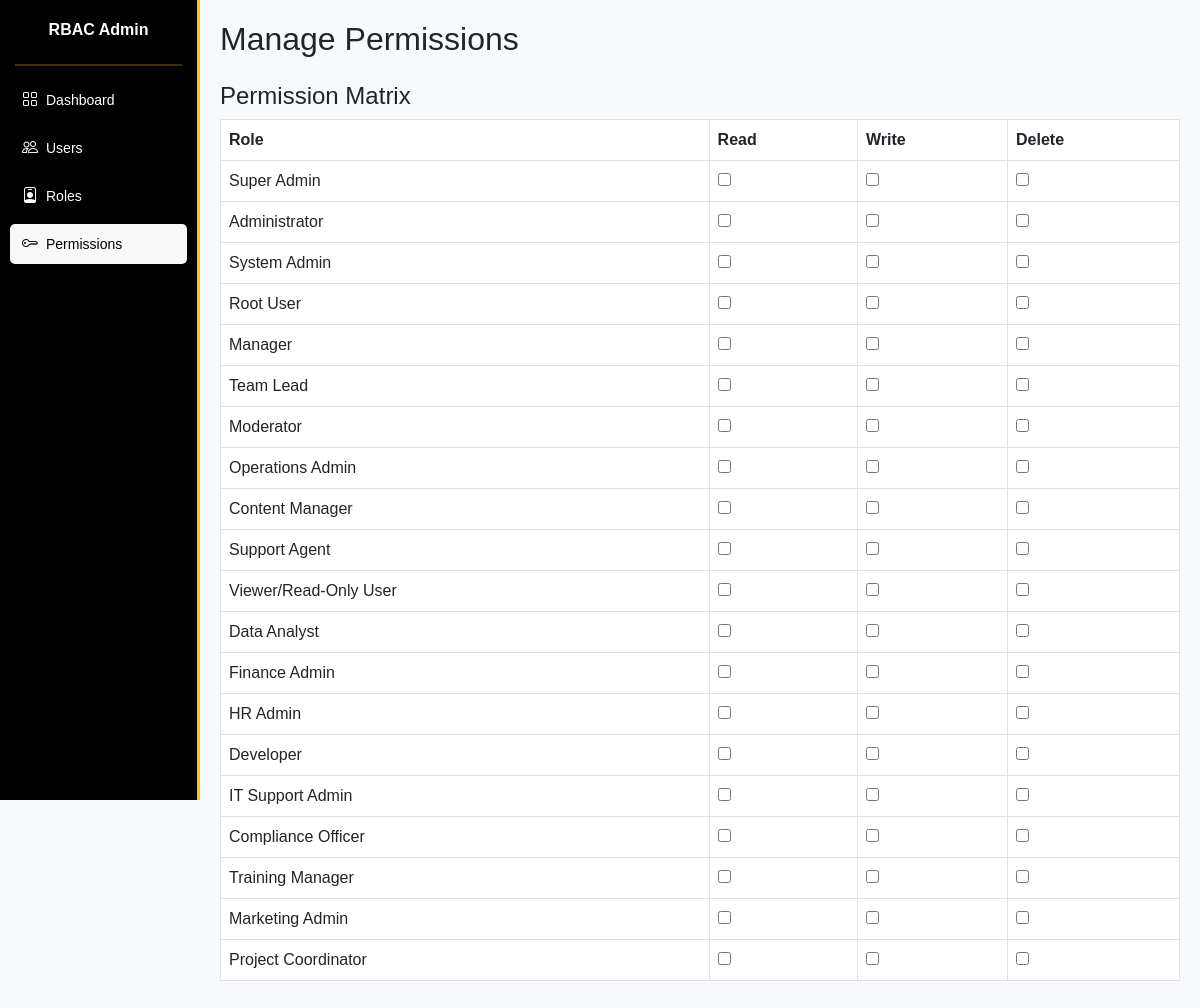
Screenshot of /permissions/ with the database file from the repository.
### dashboard/models.py (models this page shows, shortened)
class Role(models.Model):
    name = models.CharField(max_length=100)
    permissions = models.JSONField(default=dict)  # Store permissions as JSON

### dashboard/views.py (the view)
# urls.py: path('permissions/', views.permissions_view, name='permissions'),
def permissions_view(request):
    roles = Role.objects.all()
    return render(request, "permissions.html", {"roles": roles})  # Match path

### dashboard/templates/permissions.html (shortened to what this page needs)
{% extends 'base.html' %}
{% block content %}
<h2>Manage Permissions</h2>
<div class="mt-4">
    <h4>Permission Matrix</h4>
    <table class="table table-bordered">
        <thead>
            <tr>
                <th>Role</th>
                <th>Read</th>
                <th>Write</th>
                <th>Delete</th>
            </tr>
        </thead>
        <tbody>
            {% for role in roles %}
            <tr>
                <td>{{ role.name }}</td>
                <td>
                    <input type="checkbox" data-role="{{ role.id }}" data-permission="Read" {% if role.permissions.Read %}checked{% endif %}>
                </td>
                <td>
                    <input type="checkbox" data-role="{{ role.id }}" data-permission="Write" {% if role.permissions.Write %}checked{% endif %}>
                </td>
                <td>
                    <input type="checkbox" data-role="{{ role.id }}" data-permission="Delete" {% if role.permissions.Delete %}checked{% endif %}>
                </td>
            </tr>
            {% endfor %}
        </tbody>
    </table>
</div>
{% endblock %}

### dashboard/templates/base.html (style rules this page uses)
body { font-family: 'Arial', sans-serif; background-color: #f8f9fa; }

### rows the page displays
Role: name "Super Admin"
Role: name "Administrator"
Role: name "System Admin"
Role: name "Root User"
Role: name "Manager"
Role: name "Team Lead"
Role: name "Moderator"
Role: name "Operations Admin"
Role: name "Content Manager"
Role: name "Support Agent"
Role: name "Viewer/Read-Only User"
Role: name "Data Analyst"
Role: name "Finance Admin"
Role: name "HR Admin"
Role: name "Developer"
Role: name "IT Support Admin"
Role: name "Compliance Officer"
Role: name "Training Manager"
Role: name "Marketing Admin"
Role: name "Project Coordinator"
